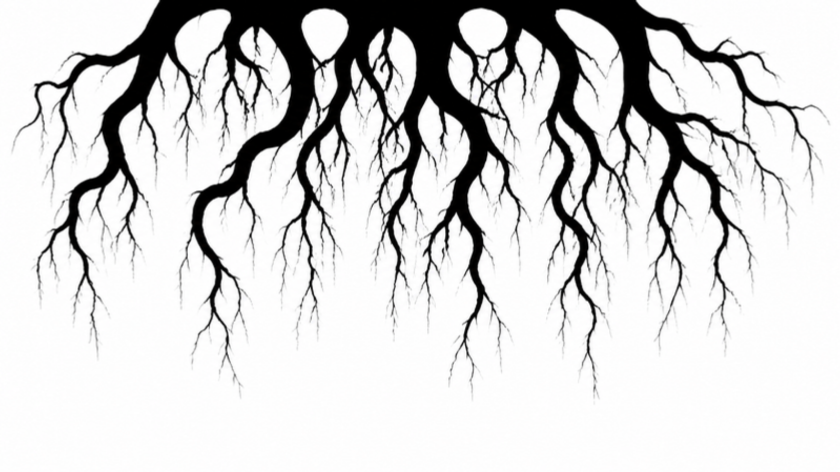
#> input picture fase2/arte/subsolo/raizes-canva.png, 1680 x 944 px (shown at 1/2 size); its folder holds only this picture in this run
$ python preparar-subsolo.py
#> lines starting #> are read from the running program, lines starting #| are printed output that depends on the picture; after the words box and inside, x2 and y2 are one past the last pixel; in counts of white or black regions, pixels touching at a corner belong together
"""Prepara as silhuetas do fundo subterrâneo (geradas no Canva) para o jogo.

Uso:  python fase2/arte/preparar-subsolo.py
Lê    fase2/arte/subsolo/<nome>-canva.png   (silhueta preta sobre branco)
Grava fase2/arte/subsolo/<nome>.png         (máscara: branco + alfa)
e imprime os pontos de fungo que `fase2/render/subsolo.js` usa.

Por que máscara e não a imagem pronta: o fundo de cada área é pintado com as
cores do TEMA, que são interpoladas pela pureza (a sala muda de cor ao ser
restaurada). Uma imagem colorida ficaria parada na cor errada. A máscara é
pintada em tempo de jogo com a cor do plano (ver `tingir` em subsolo.js).
"""
from pathlib import Path

import numpy as np
from PIL import Image

PASTA = Path(__file__).resolve().parent / 'subsolo'
LARGURA = {'raizes': 900}   # px da máscara (o plano desenha menor)
PONTOS_FUNGO = 14


def main():
    rng = np.random.default_rng(7)
    for nome, larg in LARGURA.items():
        im = Image.open(PASTA / f'{nome}-canva.png').convert('L')
        a = 255 - np.asarray(im).astype(float)            # preto = opaco
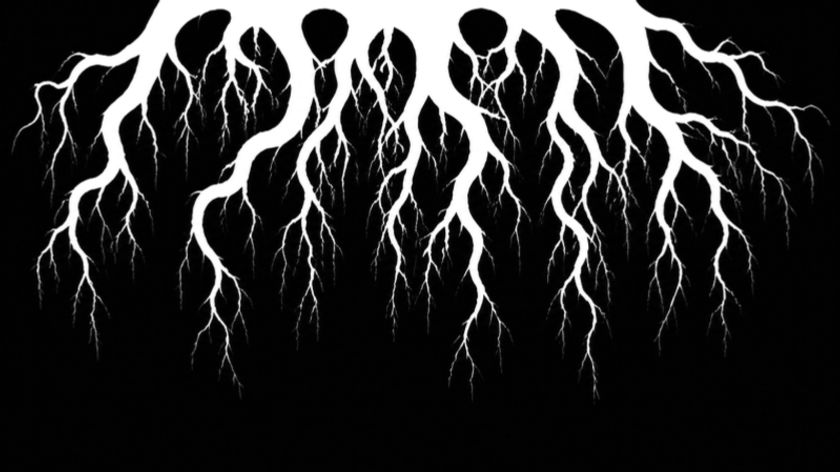
#> a: shape (944, 1680) float64 (shown at 1/2 size); min 0, max 255, mean 42
        a = np.clip((a - 20) * 255 / 215, 0, 255)          # branco sujo do jpeg sai
        mask = Image.fromarray(a.astype(np.uint8))
        mask = mask.crop(mask.getbbox())
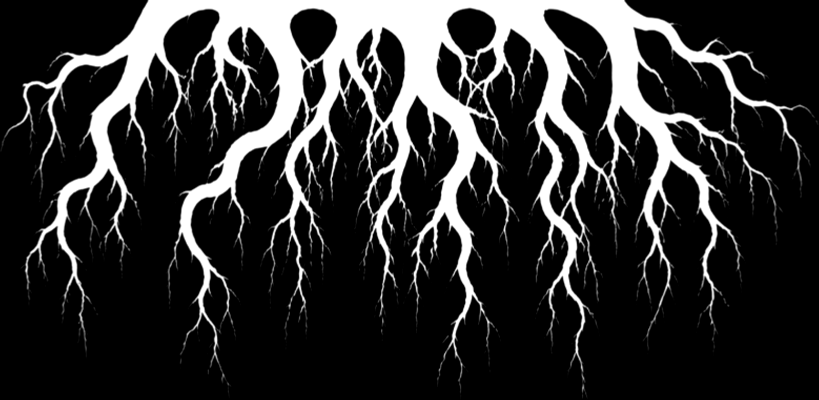
#> mask: PIL image 1638x800 L (shown at 1/2 size); min 0, max 255, mean 48.3
        alt = round(mask.height * larg / mask.width)
#> alt = 440
        mask = mask.resize((larg, alt), Image.LANCZOS)
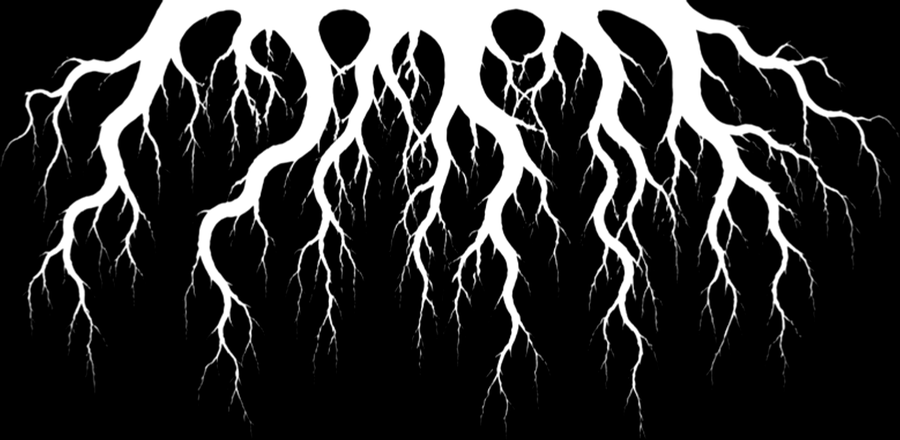
#> mask: PIL image 900x440 L; min 0, max 255, mean 48.4
        branco = Image.new('L', mask.size, 255)
#> branco: PIL image 900x440 L; every value is 255
        Image.merge('LA', (branco, mask)).save(PASTA / f'{nome}.png', optimize=True)
        print(f'{nome}.png: {larg}x{alt}')
#| raizes.png: 900x440
        if nome == 'raizes':
            # Fungo pousa na raiz: pontos opacos sorteados abaixo do tronco
            # (o terço de cima é a massa onde as raízes saem do teto).
            m = np.asarray(mask) > 200
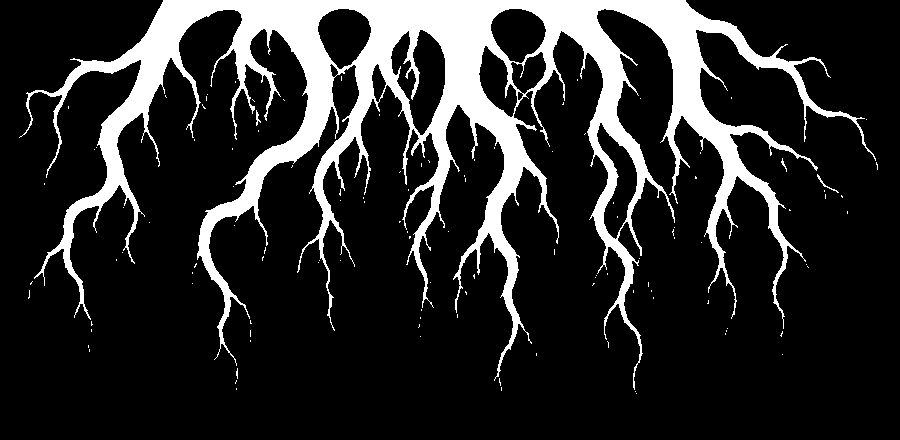
#> m: shape (440, 900) bool; 16.3% white; 116 white regions (112 under 20 px), largest, box (x1, y1, x2, y2) and area: (19, 0, 876, 390) 64174, (817, 174, 839, 193) 49, (256, 110, 261, 126) 35, (781, 158, 787, 172) 24
            ys, xs = np.nonzero(m[alt // 4:])
            idx = rng.choice(len(xs), PONTOS_FUNGO, replace=False)
#> idx = [26058, 26514, 27440, 22530, 8719, 6541, 19870, 152, 16796, 25378, 1613, 18154, 8281, 24215]
            pts = sorted((round(xs[i] / larg, 3), round((ys[i] + alt // 4) / alt, 3)) for i in idx)
#> pts = [(0.084, 0.459), (0.084, 0.634), (0.279, 0.439), (0.361, 0.595), (0.453, 0.264), (0.547, 0.25), (0.551, 0.482), (0.552, 0.309), (0.553, 0.532), (0.69, 0.675), (0.796, 0.327), (0.807, 0.616), (0.819, 0.332), (0.873, 0.566)]
            print('const FUNGO_NAS_RAIZES = [' + ', '.join(f'[{x}, {y}]' for x, y in pts) + '];')
#> (printed output is left out)


if __name__ == '__main__':
    main()
